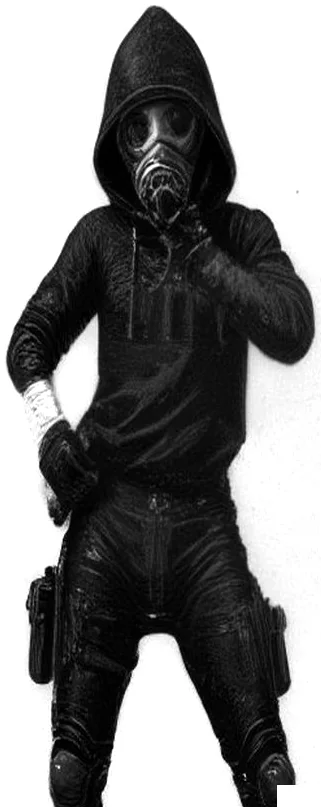
#> input picture fig/mvo6hgta-kufrnj.webp, 321 x 807 px
$ python -i figures.py   (imports and definitions only)
#> lines starting #> are read from the running program, lines starting #| are printed output that depends on the picture
#> further down, picture is the input picture: PIL image 321x807 RGB; mean R, G, B 130.7, 130.7, 130.7
# RIOT! — Jacopo Natoli, 2026
# The figures imagined by crawler/robots.mjs (robots, cyborgs, alone on white) are cut out here:
#   "cut": a photographed figure, freed from its background (rembg), kept with transparency
#   "ink": an engraved or drawn figure, its paper made white, ready to be printed into an engraving
# The page slips them into the real photographs and engravings of the flow.
#
# Usage: python crawler/figures.py <folder of the robots branch>

import json, os, sys
from PIL import Image, ImageOps

OUT = sys.argv[1] if len(sys.argv) > 1 else "robots-out"
REPO = os.environ.get("GITHUB_REPOSITORY", "jacoponatoli/BRAIN-RIOT")
RAW = f"https://raw.githubusercontent.com/{REPO}/robots/"
MAX = {"cut": 400, "ink": 200}          # the oldest figures give way to the new ones

FILE = os.path.join(OUT, "robots.json")
# [2 lines not run here, left out]
# [1 line that did not run here, left out]
# [1 line not run here, left out]

try:                                                           # the cutting tool may be missing: then the figures wait
    from rembg import remove, new_session
except Exception as e:
    remove = None
    print("rembg missing:", e)
session = None
def cutout(im):
    global session
    if session is None:
        session = new_session("isnet-general-use")
    out = remove(im, session=session)
    a = out.getchannel("A")
    box = a.point(lambda v: 255 if v > 40 else 0).getbbox()
    if not box:
        raise ValueError("nothing left")
    w, h = box[2] - box[0], box[3] - box[1]
    if h < im.height * 0.35:
        raise ValueError("figure too small")
    hist = a.crop(box).histogram()
    solid = sum(hist[200:]) / max(1, w * h)
    if solid < 0.08 or solid > 0.85:
        raise ValueError(f"bad cut ({solid:.2f})")
    return out.crop(box)

def inked(im):
    g = ImageOps.grayscale(im)
    w, h = g.size
#> w = 321; h = 807
    g = g.crop((int(w * 0.05), int(h * 0.04), int(w * 0.95), int(h * 0.92)))   # frames at the edges go, and the patch over the logo
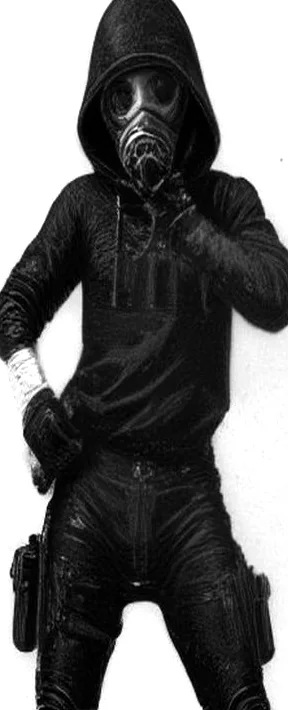
#> g: PIL image 288x710 L; min 0, max 255, mean 108
    hist = g.histogram()
#> hist = 256 values, max 52143 at index 255, min 0 at index 4, mean 798.8
    n, acc, paper = sum(hist), 0, 255
#> n = 204480; acc = 0; paper = 255
    for v in range(255, -1, -1):
        acc += hist[v]
        if acc > n * 0.4:
            paper = v
            break
#> this loop made 195 passes
#> acc on passes 1 to 3: 52143, 56864, 58965
#> after the loop, acc = 82195
    top = max(60, paper - 14)
    g = g.point(lambda v: 255 if v >= top else int(255 * (v / top) ** 1.1))   # the paper becomes white, the lines stay
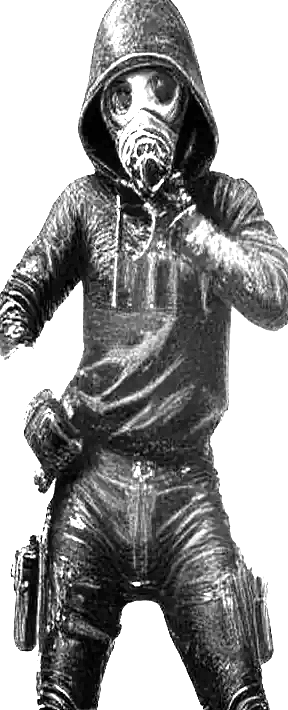
#> g: PIL image 288x710 L; min 0, max 255, mean 154.9
    W, H = g.size                                                   # the paper must be clean all around, or it would print as a stain
#> W = 288; H = 710
    for edge in ((0, 0, int(W * 0.04), H), (int(W * 0.96), 0, W, H), (0, 0, W, int(H * 0.03))):
        e = g.crop(edge).histogram()
        if sum(i * c for i, c in enumerate(e)) / max(1, sum(e)) < 225:
            raise ValueError("dirty paper")
    box = g.point(lambda v: 255 if v < 150 else 0).getbbox()
#> box = (0, 0, 288, 710)
    if not box or box[3] - box[1] < g.height * 0.35:
        raise ValueError("no figure on the paper")
    if (box[2] - box[0]) / (box[3] - box[1]) > 0.95:
        raise ValueError("not a standing figure")
    pad = 6
    box = (max(0, box[0] - pad), max(0, box[1] - pad), min(g.width, box[2] + pad), min(g.height, box[3] + pad))
    return g.crop(box).convert("RGB")

done, failed, left = 0, 0, []
# [29 lines not run here, left out]

# [1 line that did not run here, left out]
# [1 line that did not run here, left out]
# [1 line that did not run here, left out]
# [1 line that did not run here, left out]
# [2 lines not run here, left out]

>>> from PIL import Image
>>> picture = Image.open('../fig/mvo6hgta-kufrnj.webp')
>>> result = inked(picture)
